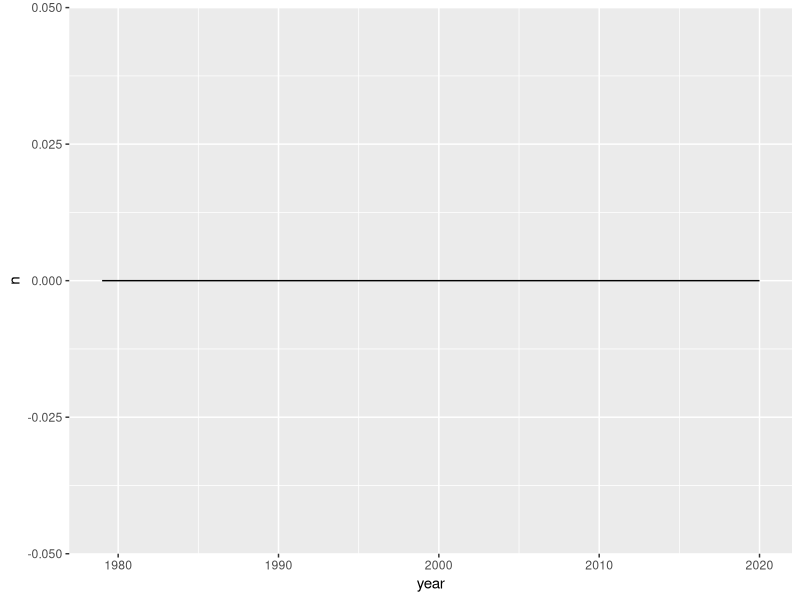

The R source for this figure:
library(dplyr)
library(ggplot2)
gender <- tribble(~year, ~n,
        1979,0,
        1980,0,
        1981,0,
        1982,0,
        1983,0,
        1984,0,
        1985,0,
        1986,0,
        1987,0,
        1988,0,
        2020,0)

gender %>% 
  ggplot(aes(x = year, y = n)) +
  geom_line()
